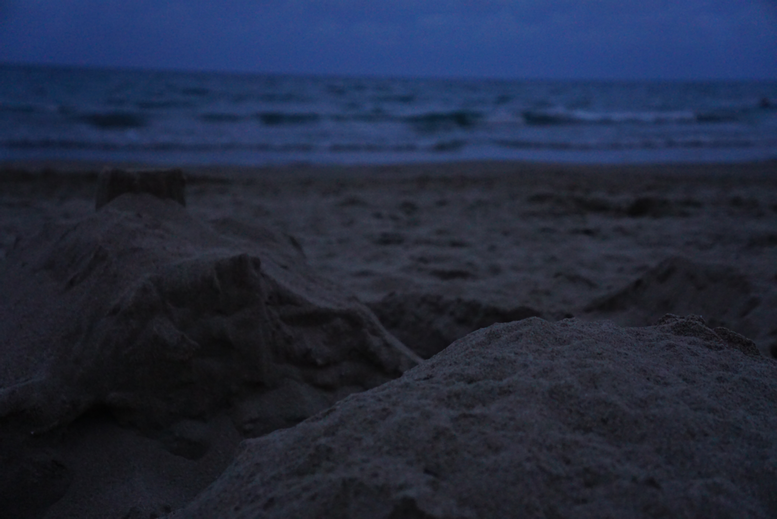
%> input picture plaza1.png, 777 x 519 px
$ octave lab2_4.m   (GNU Octave 9; MATLAB toolbox functions it lacks are replaced by stand-ins)
%> lines starting %> are read from the running program, lines starting %| are printed output that depends on the picture
clf; clc; clear all;
%
plaza8 = imread("plaza1.png");
%> plaza8 is the input picture: size 519x777x3 uint8; mean R, G, B 34.7, 42.5, 63.6
plaza = double(plaza8);
%
subplot(4, 3, [1 4]);
imshow(plaza/255);
%
subplot(4, 3, 2);
hist(vec(plaza), 100);
title("R+G+B");
xlim([0 255]);
%
subplot(4, 3, 3);
hist(vec(plaza(:, :, 1)), 100);
title("R");
xlim([0 255]);
%
subplot(4, 3, 5);
hist(vec(plaza(:, :, 2)), 100);
title("G");
xlim([0 255]);
%
subplot(4, 3, 6);
hist(vec(plaza(:, :, 3)), 100);
title("B");
xlim([0 255]);
%
plaza_obrobka = plaza;
r_min = min(vec(plaza(:, :, 1)));
%> r_min = 2
r_max = max(vec(plaza(:, :, 1)));
%> r_max = 69
plaza_obrobka(:, :, 1) = ((plaza(:, :, 1) - r_min) / (r_max - r_min)) * 255;
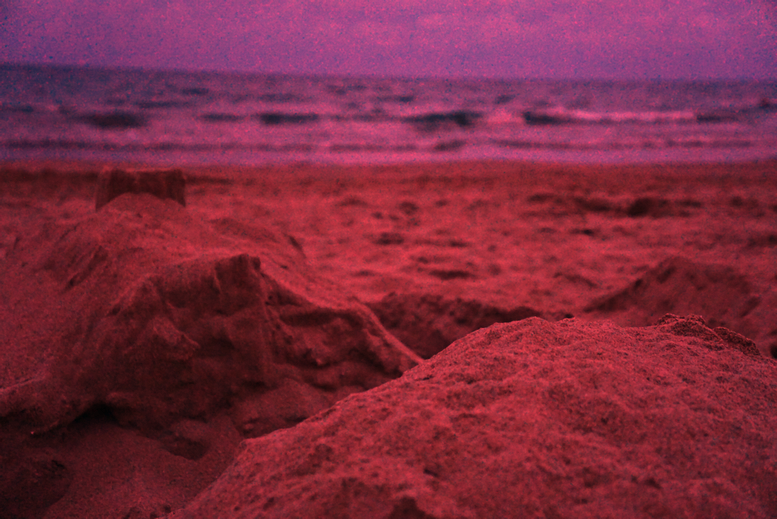
%> plaza_obrobka: size 519x777x3 double; mean R, G, B 124.5, 42.5, 63.6
g_min = min(vec(plaza(:, :, 2)));
%> g_min = 2
g_max = max(vec(plaza(:, :, 2)));
%> g_max = 92
plaza_obrobka(:, :, 2) = ((plaza(:, :, 2) - g_min) / (g_max - g_min)) * 255;
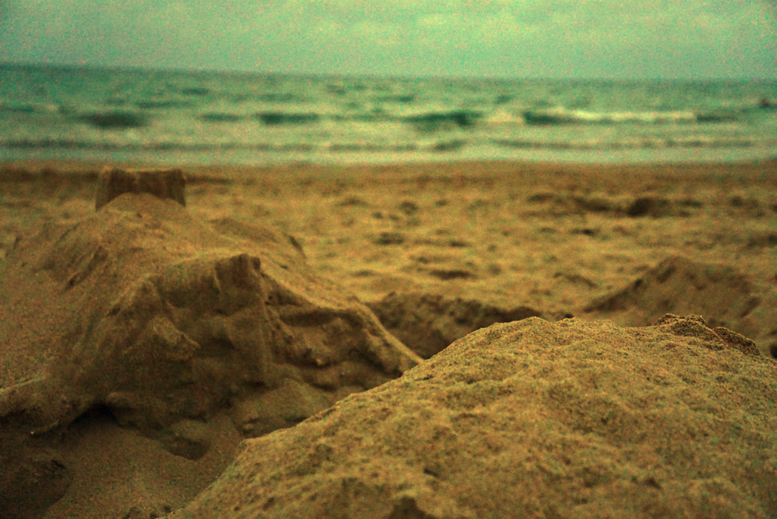
%> plaza_obrobka: size 519x777x3 double; mean R, G, B 124.5, 114.8, 63.6
b_min = min(vec(plaza(:, :, 3)));
%> b_min = 2
b_max = max(vec(plaza(:, :, 3)));
%> b_max = 145
plaza_obrobka(:, :, 3) = ((plaza(:, :, 3) - b_min) / (b_max - b_min)) * 255;
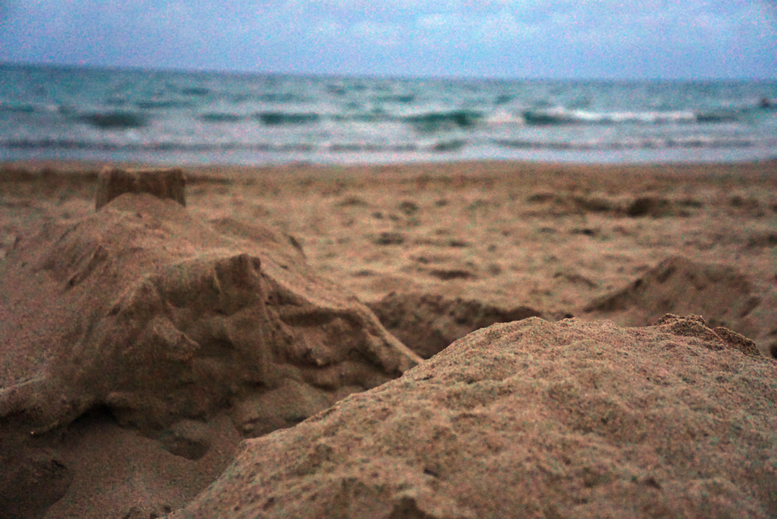
%> plaza_obrobka: size 519x777x3 double; mean R, G, B 124.5, 114.8, 109.8
%
subplot(4, 3, [7 10]);
imshow(plaza_obrobka/255);
%
subplot(4, 3, 8);
hist(vec(plaza_obrobka), 100);
title("R+G+B");
xlim([0 255]);
%
subplot(4, 3, 9);
hist(vec(plaza_obrobka(:, :, 1)), 100);
title("R");
xlim([0 255]);
%
subplot(4, 3, 11);
hist(vec(plaza_obrobka(:, :, 2)), 100);
title("G");
xlim([0 255]);
%
subplot(4, 3, 12);
hist(vec(plaza_obrobka(:, :, 3)), 100);
title("B");
xlim([0 255]);
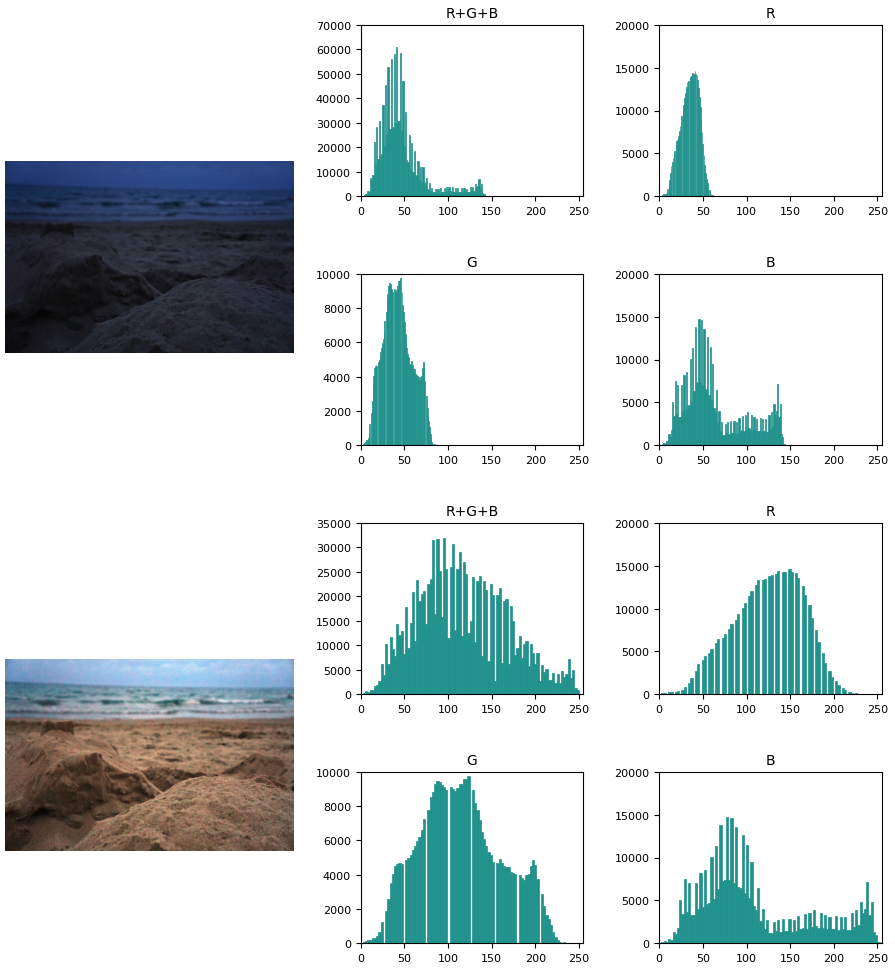
%> figure redrawn from the program's plot data, 10 panels
